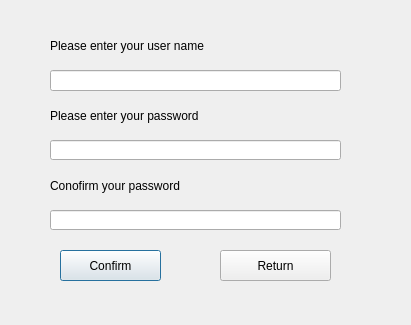
<?xml version="1.0" encoding="UTF-8"?>
<ui version="4.0">
 <class>Register</class>
 <widget class="QDialog" name="Register">
  <property name="geometry">
   <rect>
    <x>0</x>
    <y>0</y>
    <width>411</width>
    <height>325</height>
   </rect>
  </property>
  <property name="windowTitle">
   <string>Dialog</string>
  </property>
  <property name="sizeGripEnabled">
   <bool>false</bool>
  </property>
  <widget class="QLabel" name="label">
   <property name="geometry">
    <rect>
     <x>50</x>
     <y>30</y>
     <width>291</width>
     <height>31</height>
    </rect>
   </property>
   <property name="text">
    <string>Please enter your user name</string>
   </property>
  </widget>
  <widget class="QLineEdit" name="user_name">
   <property name="geometry">
    <rect>
     <x>50</x>
     <y>70</y>
     <width>291</width>
     <height>21</height>
    </rect>
   </property>
  </widget>
  <widget class="QLabel" name="label_2">
   <property name="geometry">
    <rect>
     <x>50</x>
     <y>100</y>
     <width>291</width>
     <height>31</height>
    </rect>
   </property>
   <property name="text">
    <string>Please enter your password</string>
   </property>
  </widget>
  <widget class="QLineEdit" name="password">
   <property name="geometry">
    <rect>
     <x>50</x>
     <y>140</y>
     <width>291</width>
     <height>20</height>
    </rect>
   </property>
   <property name="echoMode">
    <enum>QLineEdit::Password</enum>
   </property>
  </widget>
  <widget class="QLabel" name="label_3">
   <property name="geometry">
    <rect>
     <x>50</x>
     <y>170</y>
     <width>291</width>
     <height>31</height>
    </rect>
   </property>
   <property name="text">
    <string>Conofirm your password</string>
   </property>
  </widget>
  <widget class="QLineEdit" name="password_confirm">
   <property name="geometry">
    <rect>
     <x>50</x>
     <y>210</y>
     <width>291</width>
     <height>20</height>
    </rect>
   </property>
   <property name="echoMode">
    <enum>QLineEdit::Password</enum>
   </property>
  </widget>
  <widget class="QPushButton" name="Confirm">
   <property name="geometry">
    <rect>
     <x>60</x>
     <y>250</y>
     <width>101</width>
     <height>31</height>
    </rect>
   </property>
   <property name="text">
    <string>Confirm</string>
   </property>
  </widget>
  <widget class="QPushButton" name="Return">
   <property name="geometry">
    <rect>
     <x>220</x>
     <y>250</y>
     <width>111</width>
     <height>31</height>
    </rect>
   </property>
   <property name="text">
    <string>Return</string>
   </property>
  </widget>
 </widget>
 <resources/>
 <connections/>
</ui>
